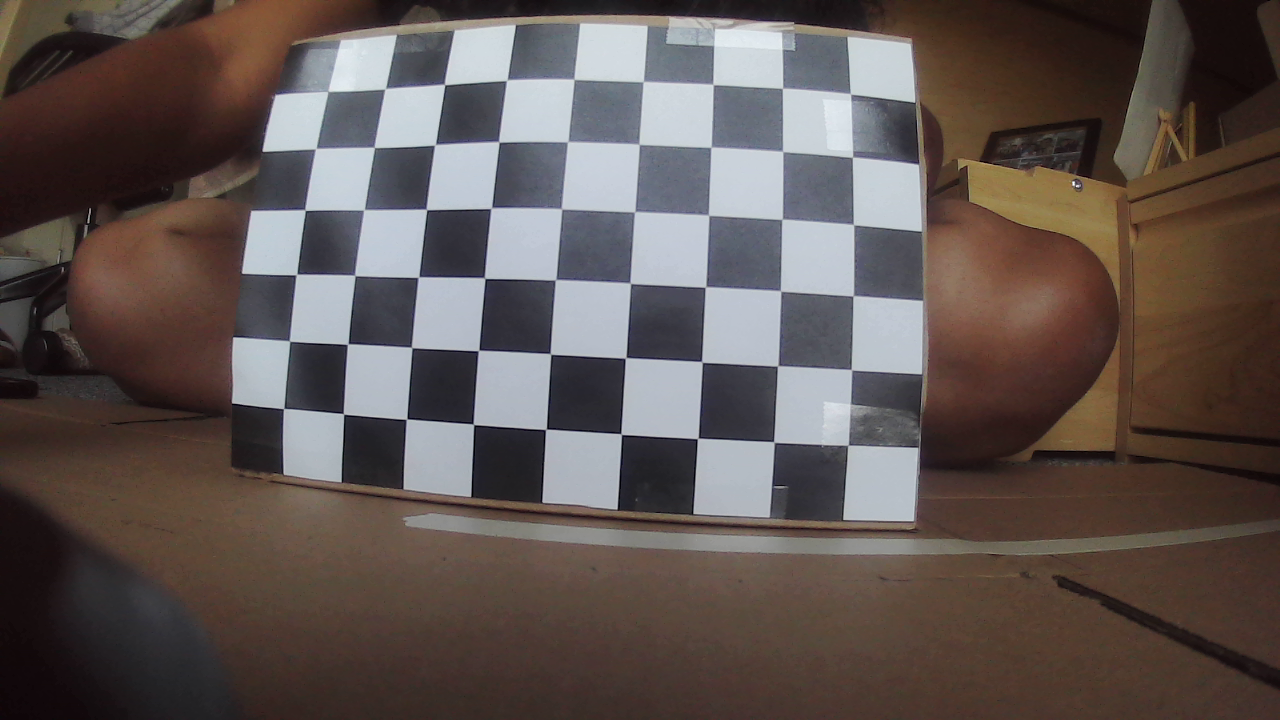
#> input picture rgb_calibration/calibration_images/calib_000.png, 1280 x 720 px, given in place of the camera
$ python 01_capture_checkerboard_images.py
#> lines starting #> are read from the running program, lines starting #| are printed output that depends on the picture
### rgb_calibration/calib_targets.py
"""RGB1 / RGB2 checkerboard calibration paths and camera indices."""

import sys
from pathlib import Path

_STEREO_CALIB_DIR = Path(__file__).resolve().parents[1] / "stereo_calibration"
if str(_STEREO_CALIB_DIR) not in sys.path:
    sys.path.insert(0, str(_STEREO_CALIB_DIR))

from hardware_settings import CONFIG_DIR, RGB1_CAMERA_INDEX, RGB2_CAMERA_INDEX

FRAME_SIZE = (1280, 720)

TARGETS = {
    "rgb1": {
        "label": "RGB1",
        "camera_index": RGB1_CAMERA_INDEX,
        "image_dir": Path("calibration_images"),
        "local_npz": Path("camera_calibration_rgb1.npz"),
        "config_npz": CONFIG_DIR / "camera_calibration_rgb1.npz",
    },
    "rgb2": {
        "label": "RGB2",
        "camera_index": RGB2_CAMERA_INDEX,
        "image_dir": Path("calibration_images_rgb2"),
        "local_npz": Path("camera_calibration_rgb2.npz"),
        "config_npz": CONFIG_DIR / "camera_calibration_rgb2.npz",
    },
}


def resolve_camera(name):
    key = name.lower()
    if key not in TARGETS:
        raise ValueError(f"Unknown camera {name!r}. Use rgb1 or rgb2.")
    return TARGETS[key]

### stereo_calibration/hardware_settings.py
"""
Shared hardware and path settings for stereo_calibration scripts.

Edit camera indices, LiDAR port, and baud rate here once; import from this
module in stereo_calibration, lidar_camera_calibration, and stereo_lidar_pointcloud scripts.

Run scripts from stereo_calibration/:
    python 02_capture_stereo_checkerboard_pairs.py
"""

from pathlib import Path
import sys

STEREO_CALIB_DIR = Path(__file__).resolve().parent
REPO_ROOT = STEREO_CALIB_DIR.parent
CONFIG_DIR = REPO_ROOT / "config"
STEREO_PAIRS_DIR = STEREO_CALIB_DIR / "stereo_pairs"

# OpenCV camera device indices
RGB1_CAMERA_INDEX = 0
RGB2_CAMERA_INDEX = 1

# RPLidar C1 (Slamtec default baud: 460800)
BAUDRATE = 460800
if sys.platform == "darwin":
    LIDAR_PORT = "/dev/cu.usbserial-1140"
else:
    LIDAR_PORT = "COM5"

# Calibration and data paths (absolute — safe regardless of cwd)
RGB1_CALIBRATION_FILE = CONFIG_DIR / "camera_calibration_rgb1.npz"
RGB2_CALIBRATION_FILE = CONFIG_DIR / "camera_calibration_rgb2_approx.npz"
RGB2_APPROX_CALIBRATION_FILE = RGB2_CALIBRATION_FILE
LIDAR_TO_RGB1_FILE = CONFIG_DIR / "lidar_to_camera_extrinsics.npz"
STEREO_EXTRINSICS_FILE = STEREO_CALIB_DIR / "stereo_rgb1_rgb2_extrinsics.npz"


def open_camera(index, image_size=None):
    """Open a webcam with a platform-appropriate OpenCV backend."""
    import cv2

    if sys.platform == "darwin":
        cap = cv2.VideoCapture(index, cv2.CAP_AVFOUNDATION)
    elif sys.platform == "win32":
        cap = cv2.VideoCapture(index, cv2.CAP_DSHOW)
    else:
        cap = cv2.VideoCapture(index)

    if not cap.isOpened():
        cap = cv2.VideoCapture(index)
    if not cap.isOpened():
        raise RuntimeError(f"Could not open camera index {index}.")

    if image_size is not None:
        cap.set(cv2.CAP_PROP_FRAME_WIDTH, int(image_size[0]))
        cap.set(cv2.CAP_PROP_FRAME_HEIGHT, int(image_size[1]))
    return cap

### rgb_calibration/01_capture_checkerboard_images.py
"""
Step 1: capture checkerboard images for RGB camera calibration.

Run:
    python 01_capture_checkerboard_images.py --camera rgb1
    python 01_capture_checkerboard_images.py --camera rgb2

Controls:
    s - save the current frame if the checkerboard is detected
    q - quit
"""

import argparse
import sys
from pathlib import Path

import cv2
import numpy as np

from calib_targets import FRAME_SIZE, resolve_camera

_STEREO_CALIB_DIR = Path(__file__).resolve().parents[1] / "stereo_calibration"
if str(_STEREO_CALIB_DIR) not in sys.path:
    sys.path.insert(0, str(_STEREO_CALIB_DIR))
from hardware_settings import open_camera

CHECKERBOARD = (9, 6)  # Inner corners for a 10 x 7 square checkerboard.


def parse_args():
    parser = argparse.ArgumentParser(description="Capture checkerboard images for RGB1 or RGB2.")
    parser.add_argument(
        "--camera",
        choices=["rgb1", "rgb2"],
        default="rgb1",
        help="Which camera to calibrate (default: rgb1)",
    )
    return parser.parse_args()


def next_image_index(output_dir):
    """Continue numbering after any existing calib_*.png files."""
    existing = sorted(output_dir.glob("calib_*.png"))
    if not existing:
        return 0

    indices = []
    for path in existing:
        try:
            indices.append(int(path.stem.split("_")[1]))
        except (IndexError, ValueError):
            pass
    return max(indices, default=-1) + 1


def detect_checkerboard(frame):
    """Detect corners for live preview using robust OpenCV fallbacks."""
    gray = cv2.cvtColor(frame, cv2.COLOR_BGR2GRAY)

    # findChessboardCornersSB can segfault on some macOS + OpenCV builds; use classic first.
    if sys.platform != "darwin" and hasattr(cv2, "findChessboardCornersSB"):
        flags = cv2.CALIB_CB_EXHAUSTIVE + cv2.CALIB_CB_ACCURACY
        found, corners = cv2.findChessboardCornersSB(gray, CHECKERBOARD, flags)
        if found:
            return True, corners.astype(np.float32)

    flags = cv2.CALIB_CB_ADAPTIVE_THRESH + cv2.CALIB_CB_NORMALIZE_IMAGE
    found, corners = cv2.findChessboardCorners(gray, CHECKERBOARD, flags)
    if not found:
        equalized = cv2.equalizeHist(gray)
        found, corners = cv2.findChessboardCorners(equalized, CHECKERBOARD, flags)

    return found, corners


def main():
    args = parse_args()
    target = resolve_camera(args.camera)
    output_dir = target["image_dir"]
    camera_index = target["camera_index"]

    output_dir.mkdir(exist_ok=True)
    image_index = next_image_index(output_dir)

    try:
        cap = open_camera(camera_index, FRAME_SIZE)
    except RuntimeError as exc:
        print(f"Error: {exc}")
        return

    actual_width = int(cap.get(cv2.CAP_PROP_FRAME_WIDTH))
    actual_height = int(cap.get(cv2.CAP_PROP_FRAME_HEIGHT))
    print(f"Calibrating {target['label']} (camera index {camera_index})")
    print(f"Saving images to {output_dir.resolve()}")
    print(f"Camera resolution: {actual_width}x{actual_height}")
    print("Move the checkerboard around the frame. Press 's' to save, 'q' to quit.")

    last_found = False
    last_corners = None
    window = f"Capture Checkerboard — {target['label']}"

    try:
        while True:
            ret, frame = cap.read()
#> frame is the input picture: shape (720, 1280, 3); mean B, G, R 81.9, 85.1, 95.6
            if not ret:
                print("Warning: failed to read frame.")
                continue

            found, corners = detect_checkerboard(frame)
#> in detect_checkerboard, `gray = cv2.cvtColor(frame, cv2.COLOR_BGR2GRAY)`:
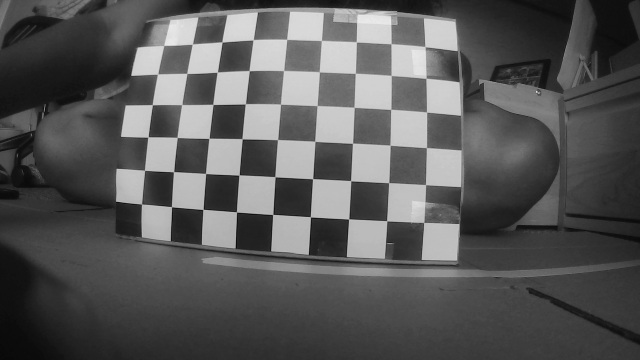
#> gray: shape (720, 1280) (shown at 1/2 size); min 0, max 255, mean 87.9
#> in detect_checkerboard, `found, corners = cv2.findChessboardCornersSB(gray, CHECKERBOARD, flags)`: found = True; corners = 54 rows, first 8: [848, 445.3], [774, 442.1], [697.9, 438.4], [621.2, 434.1], [545.9, 429.3], [473.4, 424.3], [406.4, 419.2], [343.4, 413.8]
#> found = True
            last_found = found
#> last_found = True
            last_corners = corners
#> last_corners has the same summary as corners in detect_checkerboard

            preview = frame.copy()
            if found:
                cv2.drawChessboardCorners(preview, CHECKERBOARD, corners, found)

            status = "FOUND" if found else "not found"
#> status = 'FOUND'
            cv2.putText(
                preview,
                f"{target['label']} | checkerboard: {status} | next calib_{image_index:03d}.png | s save q quit",
                (20, 35),
                cv2.FONT_HERSHEY_SIMPLEX,
                0.65,
                (0, 255, 0) if found else (0, 0, 255),
                2,
                cv2.LINE_AA,
            )
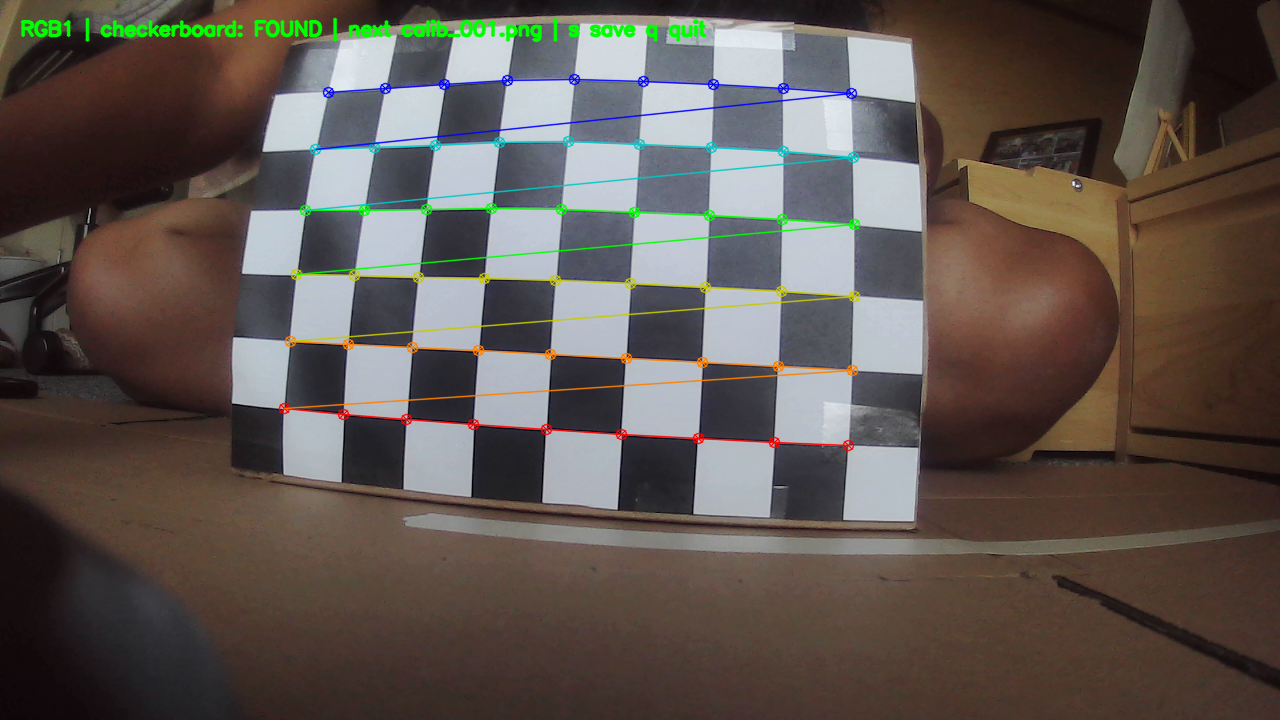
#> preview: shape (720, 1280, 3); mean B, G, R 80.3, 85.8, 94.5
            cv2.imshow(window, preview)

            key = cv2.waitKey(1) & 0xFF
#> (key q is pressed here)
            if key == ord("q"):
                break

            if key == ord("s"):
                if not last_found or last_corners is None:
                    print("Not saved: checkerboard was not detected in this frame.")
                    continue

                output_path = output_dir / f"calib_{image_index:03d}.png"
                if cv2.imwrite(str(output_path), frame):
                    print(f"Saved {output_path}")
                    image_index += 1
                else:
                    print(f"Error: failed to write {output_path}")

    finally:
        cap.release()
        cv2.destroyAllWindows()


if __name__ == "__main__":
    main()

$ run again, on rgb_calibration/calibration_images/calib_002.png
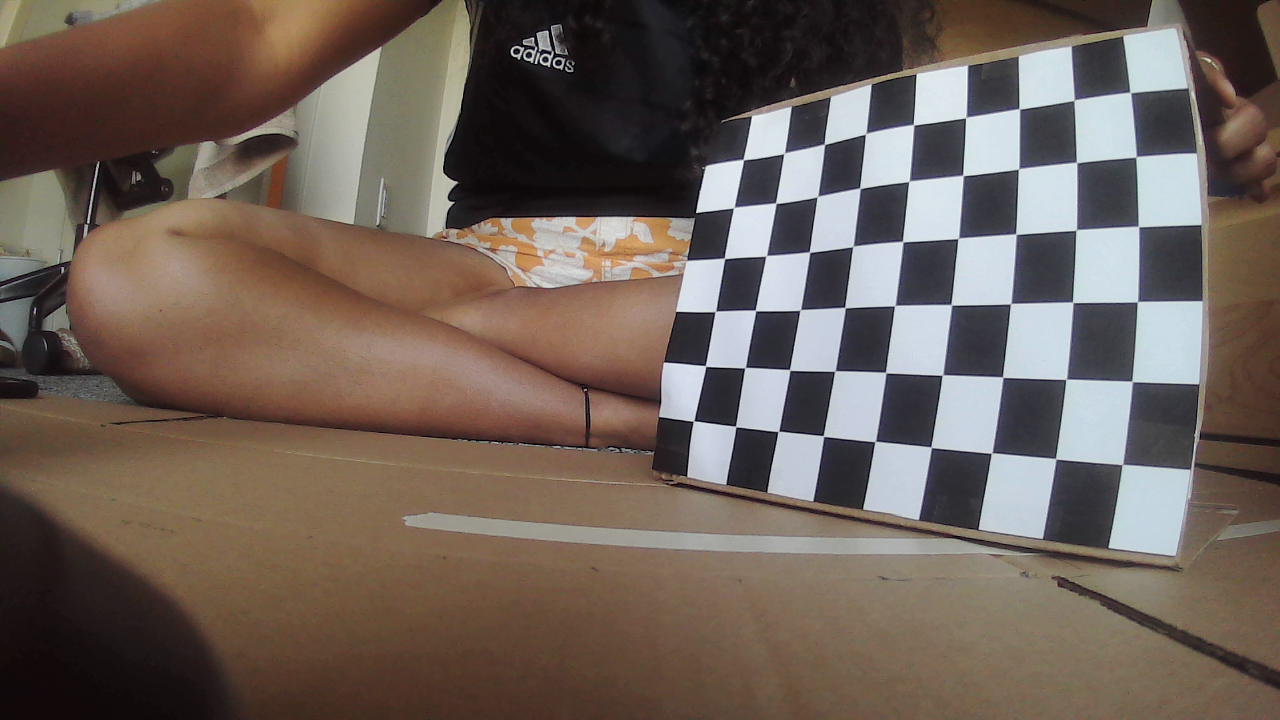
#> input picture rgb_calibration/calibration_images/calib_002.png, 1280 x 720 px, given in place of the camera
#> in main, frame is the input picture: shape (720, 1280, 3); mean B, G, R 88.4, 96.8, 110.2
#> in detect_checkerboard, `gray = cv2.cvtColor(frame, cv2.COLOR_BGR2GRAY)`:
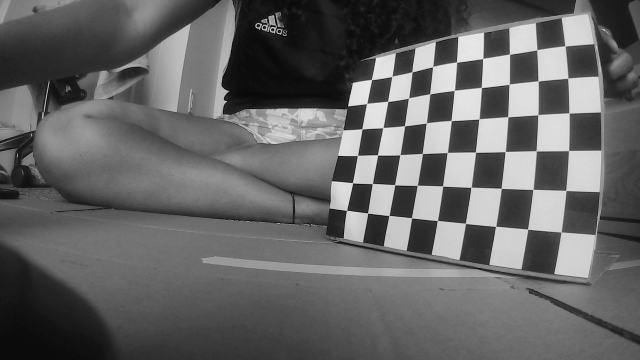
#> gray: shape (720, 1280) (shown at 1/2 size); min 0, max 245, mean 99.9
#> in detect_checkerboard, `found, corners = cv2.findChessboardCornersSB(gray, CHECKERBOARD, flags)`: found = True; corners = 54 rows, first 8: [1122.6, 464.4], [1055.9, 458.7], [991.8, 453], [931.4, 447.2], [875.3, 441.5], [823.7, 436.1], [778.5, 431.4], [735.8, 426.4]
#> in main, `found, corners = detect_checkerboard(frame)`: found = True
#> last_corners has the same summary as corners in detect_checkerboard
#> status = 'FOUND'
#> in main, `cv2.putText( preview, f"{target['label']} | checkerboard: {status} | n..`:
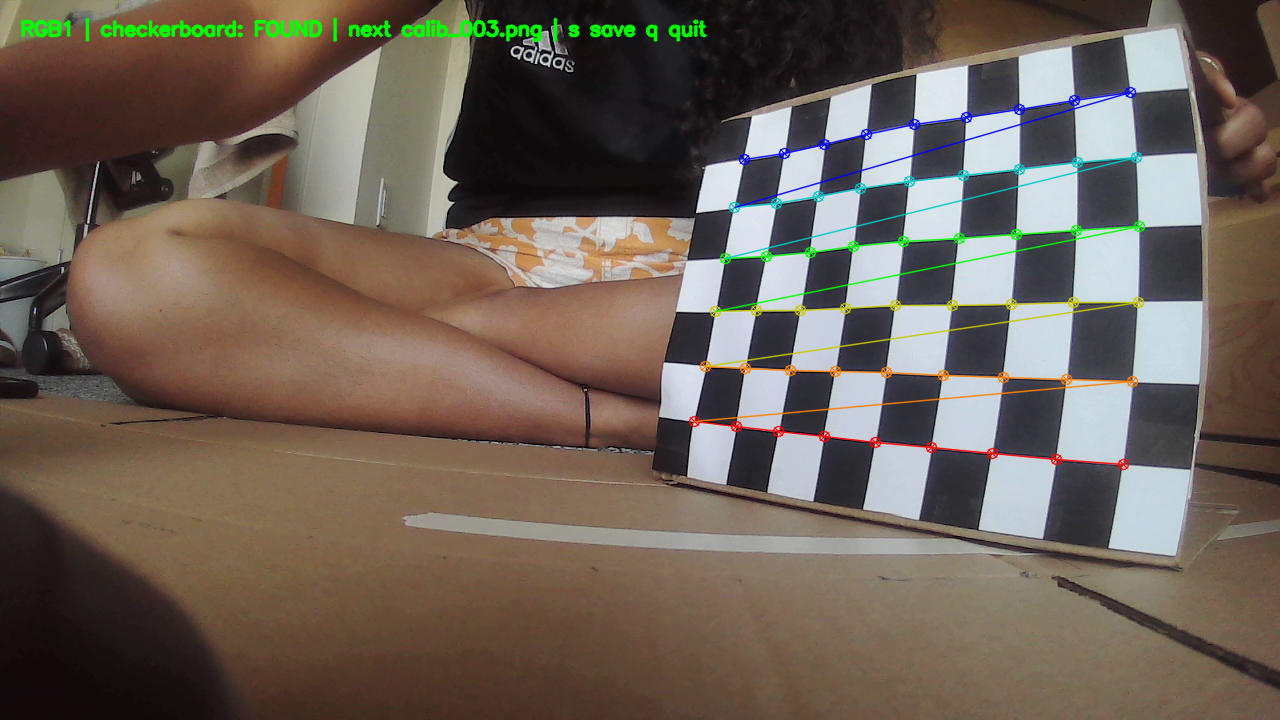
#> preview: shape (720, 1280, 3); mean B, G, R 87.2, 97.7, 109.3

$ run again, on rgb_calibration/calibration_images/calib_003.png
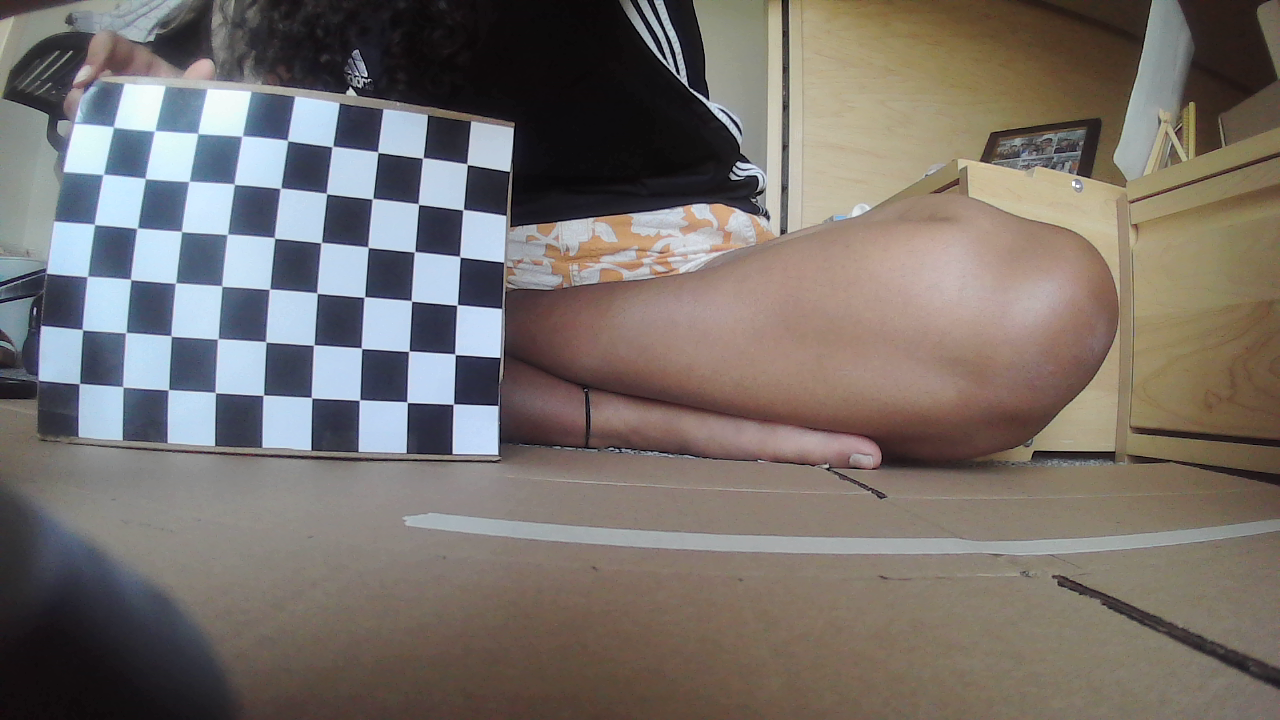
#> input picture rgb_calibration/calibration_images/calib_003.png, 1280 x 720 px, given in place of the camera
#> in main, frame is the input picture: shape (720, 1280, 3); mean B, G, R 107.6, 112.4, 119.3
#> in detect_checkerboard, `gray = cv2.cvtColor(frame, cv2.COLOR_BGR2GRAY)`:
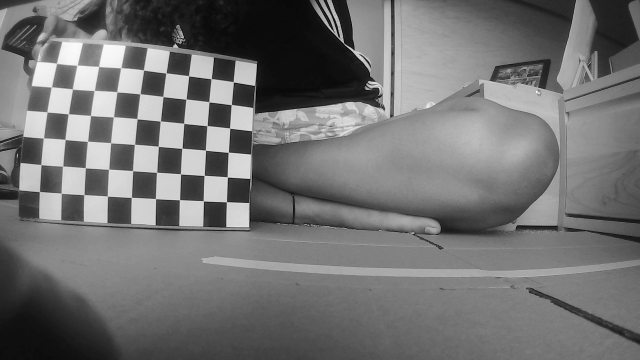
#> gray: shape (720, 1280) (shown at 1/2 size); min 0, max 255, mean 114
#> in detect_checkerboard, `found, corners = cv2.findChessboardCornersSB(gray, CHECKERBOARD, flags)`: found = True; corners = 54 rows, first 8: [453.3, 404.1], [406.9, 402.1], [359.4, 400], [311.5, 397.7], [263.1, 395.1], [215.1, 392.5], [168.1, 389.7], [122.7, 386.9]
#> in main, `found, corners = detect_checkerboard(frame)`: found = True
#> last_corners has the same summary as corners in detect_checkerboard
#> status = 'FOUND'
#> in main, `cv2.putText( preview, f"{target['label']} | checkerboard: {status} | n..`:
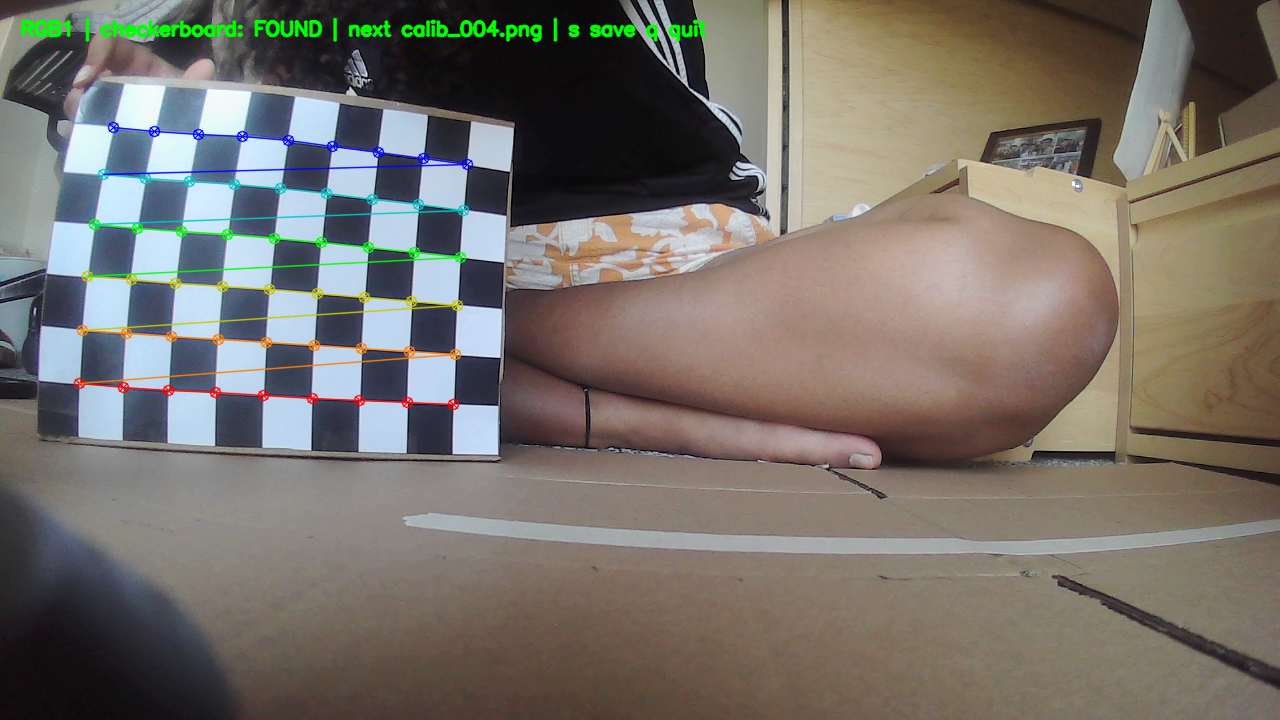
#> preview: shape (720, 1280, 3); mean B, G, R 106.4, 113.3, 118.7
